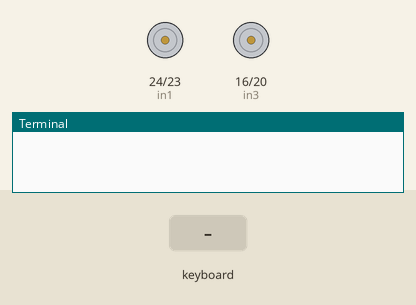
Bench run of a program on a simulated Raspberry Pi (BCM pin numbers). Parts: motor-driver pin pairs drawn as motors (green arrow = first pin HIGH = forward, orange = second pin HIGH = backward, longer = more drive, scaled by the enable pin), the last lines printed to the terminal. Inputs (shaded band) come from the test bench. At 8.8 s the program stops and its outputs stay as they are.

Above: at 1.2 s.
1.3 s: key "s" typed on the keyboard
2.8 s: key right typed on the keyboard
At 3.5 s:
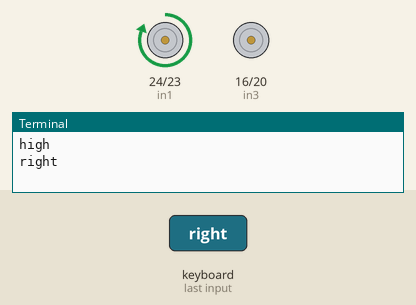
4.3 s: key left typed on the keyboard
At 4.7 s:
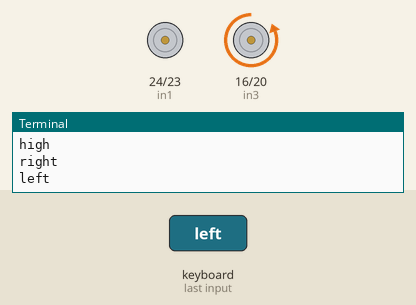
5.8 s: key up typed on the keyboard
At 7.0 s:
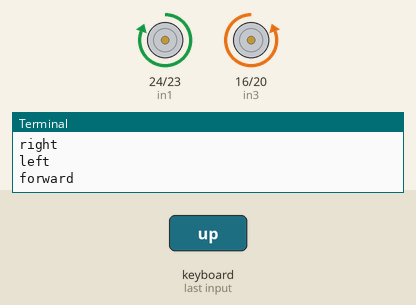
7.3 s: key down typed on the keyboard
At 8.2 s:
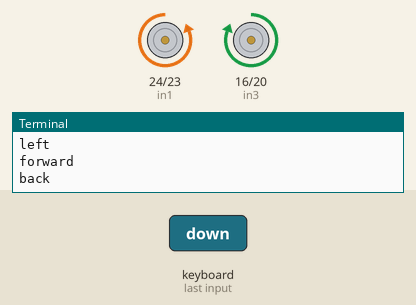
8.8 s: key "q" typed on the keyboard
At 9.3 s:
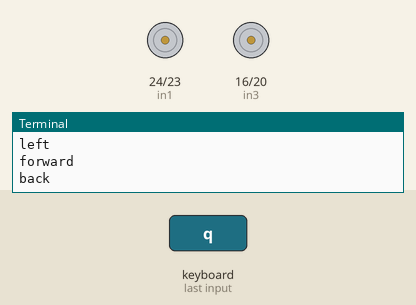
Timing chart, 0 to 10.3 s (numbered marks = the images above; inputs shaded):
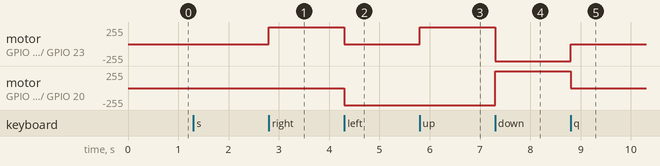

The program:

motor.py
```python
import RPi.GPIO as GPIO
from time import sleep
import curses

in1 = 24
in2 = 23
in3 = 16
in4 = 20
en = 25
en2 = 21
temp1 = 1

GPIO.setmode(GPIO.BCM)
GPIO.setup(in1, GPIO.OUT)
GPIO.setup(in2, GPIO.OUT)
GPIO.setup(in3, GPIO.OUT)
GPIO.setup(in4, GPIO.OUT)
GPIO.setup(en, GPIO.OUT)
GPIO.setup(en2, GPIO.OUT)
GPIO.output(in1, GPIO.LOW)
GPIO.output(in2, GPIO.LOW)
GPIO.output(in3, GPIO.LOW)
GPIO.output(in4, GPIO.LOW)
p = GPIO.PWM(en, 1000)
p2 = GPIO.PWM(en2, 1000)
p.start(25)
p2.start(25)

# get the curses screen window
screen = curses.initscr()

# turn off input echoing
curses.noecho()

# respond to keys immediately (don't wait for enter)
curses.cbreak()

# map arrow keys to special values
screen.keypad(True)

try:
    while True:
        char = screen.getch()

        if char == ord('q'):
            break
        elif char == curses.KEY_RIGHT:
            print("right")
            GPIO.output(in1, GPIO.HIGH)
            GPIO.output(in2, GPIO.LOW)
            GPIO.output(in4, GPIO.LOW)
            GPIO.output(in3, GPIO.LOW)
        elif char == curses.KEY_LEFT:
            print("left")
            GPIO.output(in1, GPIO.LOW)
            GPIO.output(in2, GPIO.LOW)
            GPIO.output(in4, GPIO.HIGH)
            GPIO.output(in3, GPIO.LOW)
        elif char == curses.KEY_UP:
            print("forward")
            GPIO.output(in1, GPIO.HIGH)
            GPIO.output(in2, GPIO.LOW)
            GPIO.output(in4, GPIO.HIGH)
            GPIO.output(in3, GPIO.LOW)
        elif char == curses.KEY_DOWN:
            print('back')
            GPIO.output(in1, GPIO.LOW)
            GPIO.output(in2, GPIO.HIGH)
            GPIO.output(in3, GPIO.HIGH)
            GPIO.output(in4, GPIO.LOW)
        elif char == ord('s'):
            print("high")
            p.ChangeDutyCycle(100)
            p2.ChangeDutyCycle(100)
        elif char == curses.KEY_BACKSPACE:
            print("stop")
            GPIO.output(in1, GPIO.LOW)
            GPIO.output(in2, GPIO.LOW)
            GPIO.output(in3, GPIO.LOW)
            GPIO.output(in4, GPIO.LOW)
finally:
    # shut down cleanly
    curses.nocbreak()
    screen.keypad(0)
    curses.echo()
    curses.endwin()
    GPIO.cleanup()
```

Measured:
- after the input at 2.8 s, motor on GPIO 24 (in1) / GPIO 23 (in2): stopped → forward 255/255 at once
- after the input at 4.3 s, motor on GPIO 24 (in1) / GPIO 23 (in2): forward 255/255 → stopped at once; motor on GPIO 16 (in3) / GPIO 20 (in4): stopped → backward 255/255 at once
- after the input at 5.8 s, motor on GPIO 24 (in1) / GPIO 23 (in2): stopped → forward 255/255 at once
- after the input at 7.3 s, motor on GPIO 24 (in1) / GPIO 23 (in2): forward 255/255 → backward 255/255 at once; motor on GPIO 16 (in3) / GPIO 20 (in4): backward 255/255 → forward 255/255 at once
- after the input at 8.8 s, motor on GPIO 24 (in1) / GPIO 23 (in2): backward 255/255 → stopped at once; motor on GPIO 16 (in3) / GPIO 20 (in4): forward 255/255 → stopped at once
